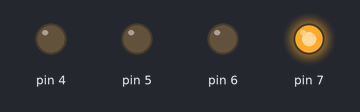
This sketch was run on a simulated Arduino Uno, built with avr-gcc and run on an emulated ATmega328P. Parts: output pins drawn as LEDs (lit = HIGH).

Above: at 0.05 s.
At 2.35 s:
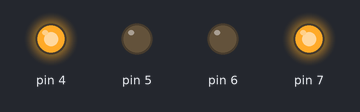
At 4.95 s:
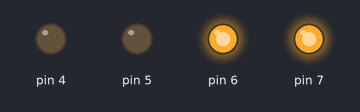
At 9.95 s:
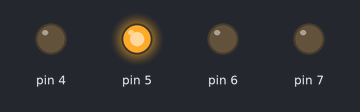
At 14.95 s:
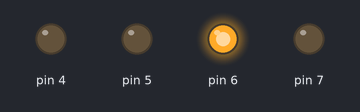
At 19.95 s:
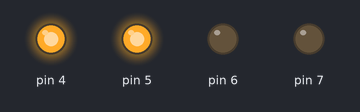
Timing chart, 0 to 20.2 s (numbered marks = the images above):
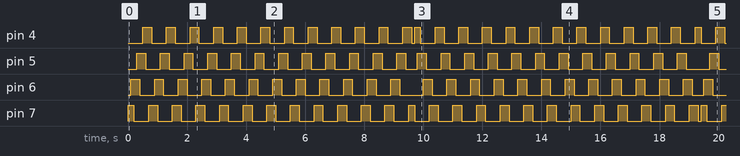

The sketch:

stepper_ARDUINO_2.ino
```cpp
void setup() {
  pinMode(4, OUTPUT);
  pinMode(5, OUTPUT);
  pinMode(6, OUTPUT);
  pinMode(7, OUTPUT);
}

void loop() {
  /* Rotation in one direction */
  for(int i = 0; i<12; i++)
  {
    digitalWrite(7, HIGH);
    digitalWrite(6, LOW);
    digitalWrite(5, LOW);
    digitalWrite(4, LOW);
    delay(100);
    digitalWrite(7, HIGH);
    digitalWrite(6, HIGH);
    digitalWrite(5, LOW);
    digitalWrite(4, LOW);
    delay(100);
    digitalWrite(7, LOW);
    digitalWrite(6, HIGH);
    digitalWrite(5, LOW);
    digitalWrite(4, LOW);
    delay(100);
    digitalWrite(7, LOW);
    digitalWrite(6, HIGH);
    digitalWrite(5, HIGH);
    digitalWrite(4, LOW);
    delay(100);
    digitalWrite(7, LOW);
    digitalWrite(6, LOW);
    digitalWrite(5, HIGH);
    digitalWrite(4, LOW);
    delay(100);
    digitalWrite(7, LOW);
    digitalWrite(6, LOW);
    digitalWrite(5, HIGH);
    digitalWrite(4, HIGH);
    delay(100);
    digitalWrite(7, LOW);
    digitalWrite(6, LOW);
    digitalWrite(5, LOW);
    digitalWrite(4, HIGH);
    delay(100);
    digitalWrite(7, HIGH);
    digitalWrite(6, LOW);
    digitalWrite(5, LOW);
    digitalWrite(4, HIGH);
    delay(100);
  }
  digitalWrite(7, HIGH);
  digitalWrite(6, LOW);
  digitalWrite(5, LOW);
  digitalWrite(4, LOW);
  delay(100);

  /* Rotation in opposite direction */
  for(int j = 0; j<12; j++)
  {
    digitalWrite(7, LOW);
    digitalWrite(6, LOW);
    digitalWrite(5, LOW);
    digitalWrite(4, HIGH);
    delay(100);
    digitalWrite(7, LOW);
    digitalWrite(6, LOW);
    digitalWrite(5, HIGH);
    digitalWrite(4, HIGH);
    delay(100);

    digitalWrite(7, LOW);
    digitalWrite(6, LOW);
    digitalWrite(5, HIGH);
    digitalWrite(4, LOW);
    delay(100);
    digitalWrite(7, LOW);
    digitalWrite(6, HIGH);
    digitalWrite(5, HIGH);
    digitalWrite(4, LOW);
    delay(100);

    digitalWrite(7, LOW);
    digitalWrite(6, HIGH);
    digitalWrite(5, LOW);
    digitalWrite(4, LOW);
    delay(100);
    digitalWrite(7, HIGH);
    digitalWrite(6, HIGH);
    digitalWrite(5, LOW);
    digitalWrite(4, LOW);
    delay(100);

    digitalWrite(7, HIGH);
    digitalWrite(6, LOW);
    digitalWrite(5, LOW);
    digitalWrite(4, LOW);
    delay(100);
    digitalWrite(7, HIGH);
    digitalWrite(6, LOW);
    digitalWrite(5, LOW);
    digitalWrite(4, HIGH);
    delay(100);
  }
  digitalWrite(7, LOW);
  digitalWrite(6, LOW);
  digitalWrite(5, LOW);
  digitalWrite(4, HIGH);
  delay(100);
}
```

Measured:
- by itself, pin 4, pin 7: moves between LOW and HIGH, repeating every 15.4 s
- by itself, pin 5: moves between LOW and HIGH, repeating every 11.9 s
- by itself, pin 6: moves between LOW and HIGH, repeating every 12.3 s
